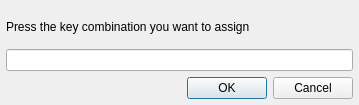
<?xml version="1.0" encoding="UTF-8"?>
<ui version="4.0">
 <class>HotkeyDialog</class>
 <widget class="QDialog" name="HotkeyDialog">
  <property name="geometry">
   <rect>
    <x>0</x>
    <y>0</y>
    <width>359</width>
    <height>105</height>
   </rect>
  </property>
  <property name="windowTitle">
   <string>Modify Shortcut</string>
  </property>
  <layout class="QVBoxLayout" name="verticalLayout">
   <property name="leftMargin">
    <number>6</number>
   </property>
   <property name="rightMargin">
    <number>6</number>
   </property>
   <property name="bottomMargin">
    <number>6</number>
   </property>
   <item>
    <widget class="QLabel" name="label">
     <property name="contextMenuPolicy">
      <enum>Qt::NoContextMenu</enum>
     </property>
     <property name="text">
      <string>Press the key combination you want to assign</string>
     </property>
    </widget>
   </item>
   <item>
    <widget class="QLineEdit" name="keyLineEdit">
     <property name="focusPolicy">
      <enum>Qt::NoFocus</enum>
     </property>
     <property name="readOnly">
      <bool>true</bool>
     </property>
    </widget>
   </item>
   <item>
    <widget class="QDialogButtonBox" name="buttonBox">
     <property name="focusPolicy">
      <enum>Qt::NoFocus</enum>
     </property>
     <property name="standardButtons">
      <set>QDialogButtonBox::Cancel|QDialogButtonBox::Ok</set>
     </property>
    </widget>
   </item>
  </layout>
 </widget>
 <resources/>
 <connections>
  <connection>
   <sender>buttonBox</sender>
   <signal>accepted()</signal>
   <receiver>HotkeyDialog</receiver>
   <slot>accept()</slot>
   <hints>
    <hint type="sourcelabel">
     <x>212</x>
     <y>70</y>
    </hint>
    <hint type="destinationlabel">
     <x>192</x>
     <y>269</y>
    </hint>
   </hints>
  </connection>
  <connection>
   <sender>buttonBox</sender>
   <signal>rejected()</signal>
   <receiver>HotkeyDialog</receiver>
   <slot>reject()</slot>
   <hints>
    <hint type="sourcelabel">
     <x>212</x>
     <y>70</y>
    </hint>
    <hint type="destinationlabel">
     <x>246</x>
     <y>214</y>
    </hint>
   </hints>
  </connection>
 </connections>
</ui>
